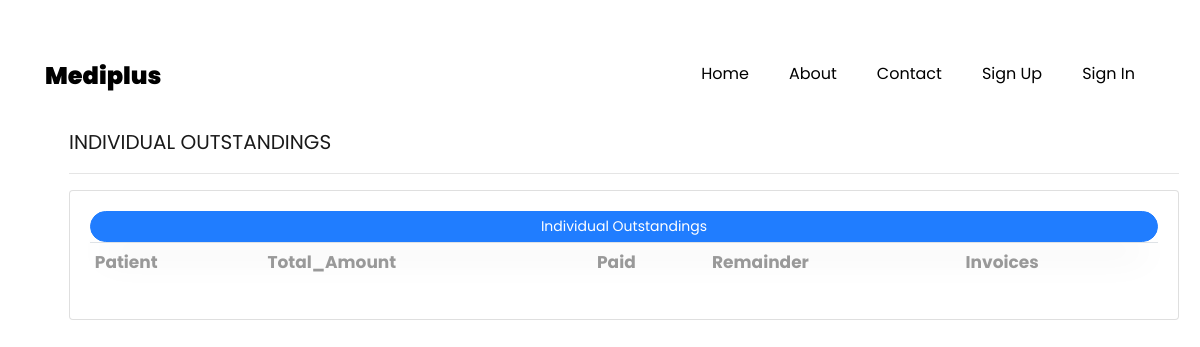
The page /Accounting/ on the database as committed earlier.
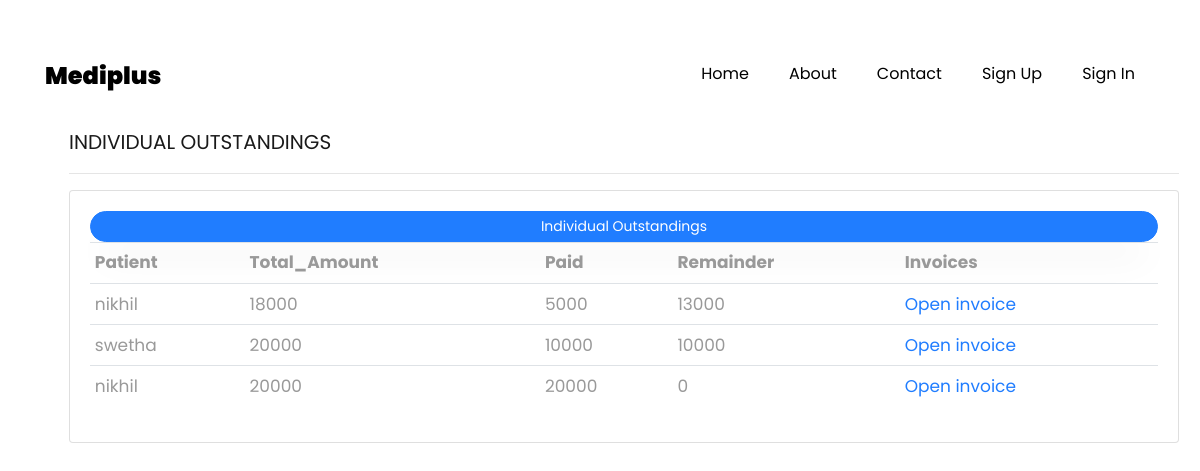
The same page on the database as committed later.
### core/models.py (models this page shows, shortened)
class Invoices(models.Model):
    patient=models.ForeignKey(Patient,on_delete=models.CASCADE)
    Total_Amount=models.IntegerField()
    Paid_Amount=models.IntegerField()
    Outstanding=models.IntegerField()
    Date=models.DateField()

class Patient(models.Model):
    user=models.OneToOneField(Users,on_delete=models.CASCADE,primary_key=True)

class Users(AbstractUser):
    PATIENT=1
    DOCTOR=2
    HR=3
    RECEPTIONIST=4
    ROLE_CHOICES = (
        (PATIENT, 'Patient'),
        (DOCTOR, 'Doctor'),
        (HR,'HR'),
        (RECEPTIONIST,'Receptionist')
    )
    GENDER_CHOICES = (
        ('M', 'Male'),
        ('F', 'Female'),
        ('O', 'Other'),
    )
    role = models.PositiveSmallIntegerField(choices=ROLE_CHOICES,null=True,blank=True)
    gender = models.CharField(max_length=1, choices=GENDER_CHOICES)
    age=models.IntegerField(null=True,blank=True)
    phoneno=models.BigIntegerField(null=True,blank=True)
    address=models.TextField(null=True,blank=True)

### core/views.py (the view)
# urls.py: path('Accounting/',views.Accounting,name='Accounting'),
def Accounting(request):
    invoices=Invoices.objects.all()
    return render(request,'Accounting.html',{'invoice':invoices})

### core/templates/Accounting.html
{% extends 'base.html' %}
{% block content %}
<br>
<div class='container'>
    <div class="row">
        <div class="col-md-12">
            <h5>INDIVIDUAL OUTSTANDINGS</h5>
            <hr>
            <div class="card card-body">
                <a class="btn btn-primary  btn-sm btn-block" href="">Individual Outstandings</a>
                <table class="table table-sm">
                    <tr>
                        <th>Patient</th>
                        <th>Total_Amount</th>
                        <th>Paid</th>
                        <th>Remainder</th>
                        <th>Invoices</th>
                    </tr>
                    {% for i in invoice %}
                        <tr>
                            <td>{{i.patient.user.username}}</td>
                            <td>{{i.Total_Amount}}</td>
                            <td>{{i.Paid_Amount}}</td>
                            <td>{{i.Outstanding}}</td>
                            <td><a href="{% url 'Invoice' i.id %}">Open invoice</a></td>
                        </tr>
                    {% endfor %}
                </table>
            </div>
        </div>
    </div>
</div>
{% endblock %}

### core/templates/base.html (shortened to what this page needs)
{% load static %}
<!DOCTYPE html>
<html lang="en">
  <head>
    <link rel="stylesheet" href='{% static "css/open-iconic-bootstrap.min.css" %}'>
    <link rel="stylesheet" href='{% static "css/animate.css" %}'>
    <link rel="stylesheet" href='{% static "css/owl.carousel.min.css" %}'>
    <link rel="stylesheet" href='{% static "css/owl.theme.default.min.css" %}'>
    <link rel="stylesheet" href='{% static "css/magnific-popup.css" %}'>
    <link rel="stylesheet" href='{% static "css/aos.css" %}'>
    <link rel="stylesheet" href='{% static "css/ionicons.min.css" %}''>
    <link rel="stylesheet" href='{% static "css/flaticon.css" %}'>
    <link rel="stylesheet" href='{% static "css/icomoon.css" %}'>
    <link rel="stylesheet" href='{% static "css/style.css" %}'>
  </head>
  <body data-spy="scroll" data-target=".site-navbar-target" data-offset="300">
    <nav class="navbar navbar-expand-lg navbar-dark ftco_navbar bg-dark ftco-navbar-light site-navbar-target" id="ftco-navbar">
	    <div class="container">
	      <a class="navbar-brand" href="index.html">Mediplus</a>
	      <div class="collapse navbar-collapse" id="ftco-nav">
	        <ul class="navbar-nav nav ml-auto">
            <li class="nav-item"><a href="#home-section"><a href="{% url 'HomePage' %}" class="nav-link"><span>Home</span></a></a></li>
            <li class="nav-item"><a href="#about-section" class="nav-link"><span>About</span></a></li>
            {% if not user.is_authenticated %}
            <li class="nav-item"><a href="#contact-section" class="nav-link"><span>Contact</span></a></li>
            {% endif %}
            {% if not user.is_authenticated %}
            <li class="nav-item"><a href="{% url 'Register' %}" class="nav-link"><span>Sign Up</span></a></li>
            <li class="nav-item"><a href="{% url 'Login' %}" class='nav-link'><span>Sign In</span></a></li>
            {% endif %}
	        </ul>
	      </div>
	    </div>
      </nav>
      <div class='content-section pt-5 mt-5 pl-5'>
        {% block content %}
        {% endblock %}
      </div>
    </body>
</html>

Rows that differ between the two databases and show on the page:
added Invoices: patient.user.username "nikhil", Total_Amount "18000", Paid_Amount "5000", Outstanding "13000"
added Invoices: patient.user.username "swetha", Total_Amount "20000", Paid_Amount "10000", Outstanding "10000"
added Invoices: patient.user.username "nikhil", Total_Amount "20000", Paid_Amount "20000", Outstanding "0"
